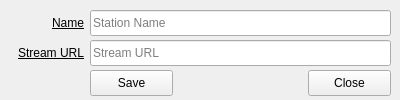
<?xml version="1.0" encoding="UTF-8"?>
<ui version="4.0">
 <class>StationForm</class>
 <widget class="QWidget" name="StationForm">
  <property name="geometry">
   <rect>
    <x>0</x>
    <y>0</y>
    <width>400</width>
    <height>100</height>
   </rect>
  </property>
  <property name="minimumSize">
   <size>
    <width>400</width>
    <height>100</height>
   </size>
  </property>
  <property name="maximumSize">
   <size>
    <width>400</width>
    <height>100</height>
   </size>
  </property>
  <property name="windowTitle">
   <string>Form</string>
  </property>
  <widget class="QLineEdit" name="txtStationName">
   <property name="geometry">
    <rect>
     <x>90</x>
     <y>10</y>
     <width>301</width>
     <height>26</height>
    </rect>
   </property>
   <property name="placeholderText">
    <string>Station Name</string>
   </property>
  </widget>
  <widget class="QLineEdit" name="txtStationUrl">
   <property name="geometry">
    <rect>
     <x>90</x>
     <y>40</y>
     <width>301</width>
     <height>26</height>
    </rect>
   </property>
   <property name="placeholderText">
    <string>Stream URL</string>
   </property>
  </widget>
  <widget class="QPushButton" name="btnAdd">
   <property name="geometry">
    <rect>
     <x>90</x>
     <y>70</y>
     <width>83</width>
     <height>26</height>
    </rect>
   </property>
   <property name="text">
    <string>Save</string>
   </property>
  </widget>
  <widget class="QPushButton" name="btnClose">
   <property name="geometry">
    <rect>
     <x>308</x>
     <y>70</y>
     <width>83</width>
     <height>26</height>
    </rect>
   </property>
   <property name="text">
    <string>Close</string>
   </property>
  </widget>
  <widget class="QLabel" name="label">
   <property name="geometry">
    <rect>
     <x>3</x>
     <y>13</y>
     <width>81</width>
     <height>20</height>
    </rect>
   </property>
   <property name="styleSheet">
    <string notr="true">text-decoration: underline;</string>
   </property>
   <property name="text">
    <string>Name</string>
   </property>
   <property name="alignment">
    <set>Qt::AlignRight|Qt::AlignTrailing|Qt::AlignVCenter</set>
   </property>
  </widget>
  <widget class="QLabel" name="label_2">
   <property name="geometry">
    <rect>
     <x>3</x>
     <y>43</y>
     <width>81</width>
     <height>20</height>
    </rect>
   </property>
   <property name="styleSheet">
    <string notr="true">text-decoration: underline;</string>
   </property>
   <property name="text">
    <string>Stream URL</string>
   </property>
   <property name="alignment">
    <set>Qt::AlignRight|Qt::AlignTrailing|Qt::AlignVCenter</set>
   </property>
  </widget>
 </widget>
 <resources/>
 <connections/>
</ui>
